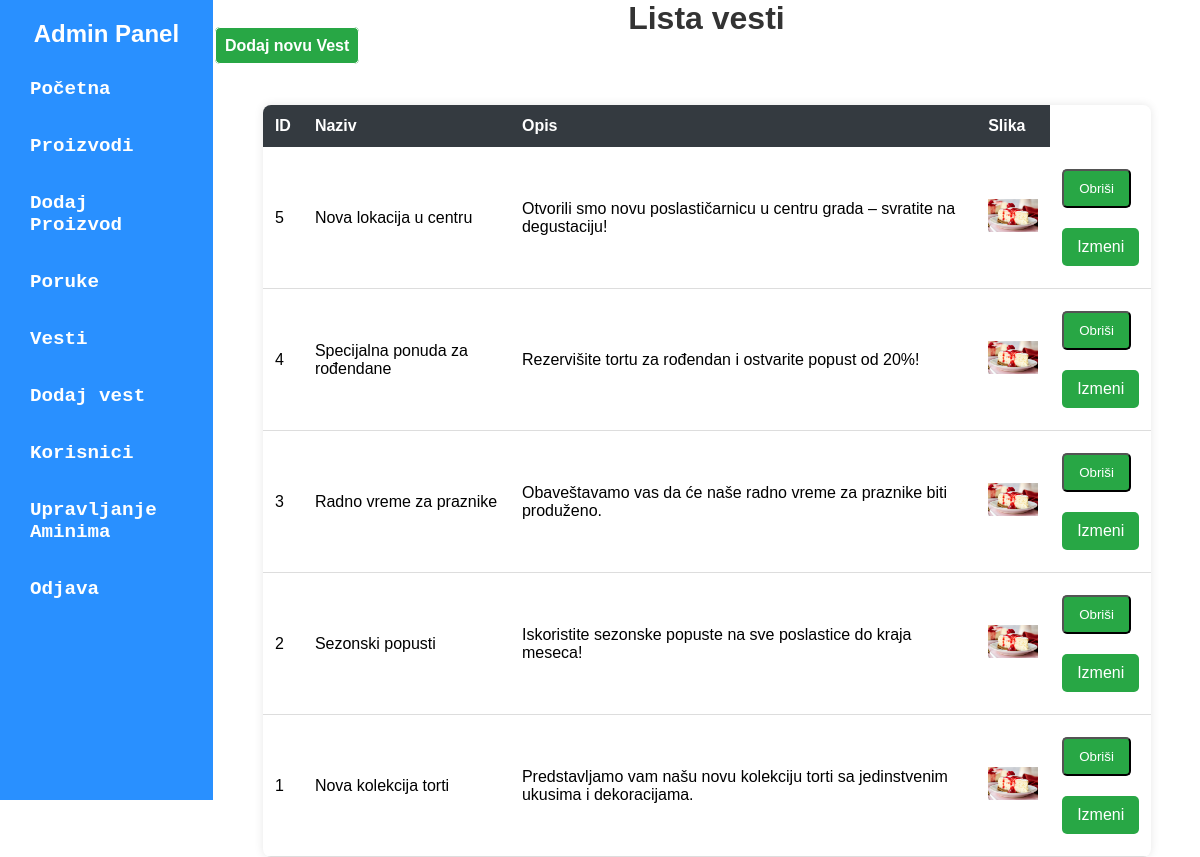
The page /admin/admin-dashboard.php?page=vesti on the database its author committed.
### tables this page shows
CREATE TABLE IF NOT EXISTS `vesti` (
  `id` int(10) unsigned NOT NULL AUTO_INCREMENT,
  `naziv` varchar(128) NOT NULL,
  `opis` varchar(255) NOT NULL,
  `slika` varchar(255) NOT NULL,
  PRIMARY KEY (`id`) USING BTREE
);

### admin/model/VestModel.php (called while the page is built)
<?php
$query = "SELECT * FROM vesti ORDER BY id DESC";
$query_run = mysqli_query($con, $query);
if ($query_run && mysqli_num_rows($query_run) > 0) {
    $vesti = mysqli_fetch_all($query_run, MYSQLI_ASSOC);
} else {
    die("Greška: Nema poruka.");
}
?>

### admin/view/vesti.php (the view, shortened to what this page needs)
<!DOCTYPE html>
<html lang="sr">
<head>
    <link rel="stylesheet" href="./public/table-style.css">
    <link rel="stylesheet" href="./public/pop-up.css">
</head>
<body>
    <h1>Lista vesti</h1>
    <a id="dodajVest" href="admin-dashboard.php?page=dodajVest">Dodaj novu Vest</a>
    <table >
        <tr>
            <th>ID</th>
            <th>Naziv</th>
            <th>Opis</th>
            <th>Slika</th>
        </tr>
        <?php foreach ($vesti as $vest): ?>
        <tr>
            <td><?= ($vest['id']) ?></td>
            <td><?= ($vest['naziv']) ?></td>
            <td><?= ($vest['opis']) ?></td>
            <td><img src="../public/slike/<?= ($vest['slika']) ?>" width="50"></td>
            <td>
                <form method="POST" action="./model/delete-vest.php" id="deleteForm<?=$vest['id']?>">
                    <button type="button" onclick="deletePop(<?=$vest['id']?> )" id="dugme">Obriši</button>
                </form>
                <a id="dugme" href="/Poslasticarnica/admin/view/editVest.php?id=<?= $vest['id'] ?>">Izmeni</a>
            </td>
        </tr>
        <?php endforeach; ?>
    </table>
</body>
</html>

### admin/public/admin-nav.css (style rules this page uses)
* { margin: 0; padding: 0; box-sizing: border-box; font-family: Arial, sans-serif; }

### admin/public/table-style.css (style rules this page uses)
h1 { text-align: center; color: #333; }
#dodajProizvod, #dodajVest { border: 1px solid; text-decoration: none; border-radius: 5px; margin: 2px; padding: 9px; background-color: #28a745; color: white; font-weight: bold; }
#dugme { display: inline-block; margin: 10px auto; padding: 10px 15px; text-decoration: none; color: white; background-color: #28a745; border-radius: 5px; text-align: center; }
table { width: 90%; margin: 50px; border-collapse: collapse; background-color: white; box-shadow: 0px 0px 10px rgba(0, 0, 0, 0.1); border-radius: 8px; overflow: hidden; }
th { background-color: #343a40; color: white; padding: 12px; text-align: left; }
td { padding: 12px; border-bottom: 1px solid #ddd; }

### rows shown on the page
vesti: id "5", naziv "Nova lokacija u centru", opis "Otvorili smo novu poslastičarnicu u centru grada – svratite na degustaciju!", slika (picture)
vesti: id "4", naziv "Specijalna ponuda za rođendane", opis "Rezervišite tortu za rođendan i ostvarite popust od 20%!", slika (picture)
vesti: id "3", naziv "Radno vreme za praznike", opis "Obaveštavamo vas da će naše radno vreme za praznike biti produženo.", slika (picture)
vesti: id "2", naziv "Sezonski popusti", opis "Iskoristite sezonske popuste na sve poslastice do kraja meseca!", slika (picture)
vesti: id "1", naziv "Nova kolekcija torti", opis "Predstavljamo vam našu novu kolekciju torti sa jedinstvenim ukusima i dekoracijama.", slika (picture)
